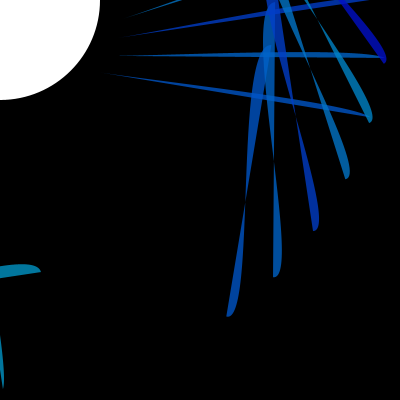
Frame 1 (no input)
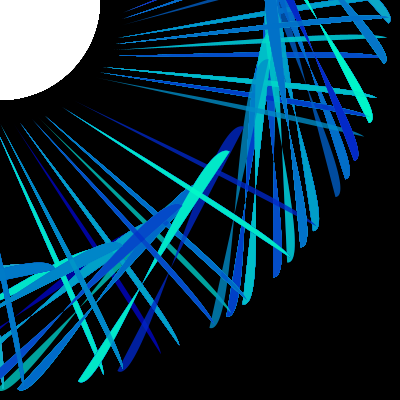
Frame 60 (the mouse pressed at the canvas centre just before this capture)
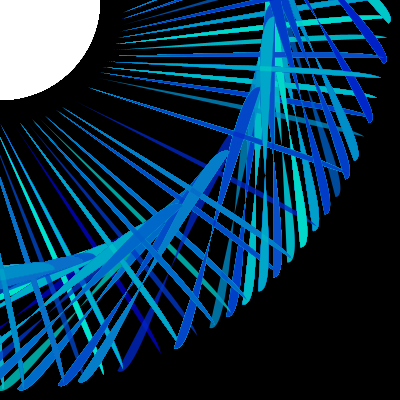
Frame 120 (the mouse held since frame 60 and released just before this capture)

The Processing sketch that drew these frames (run headless with seeded random() and noise(); from frame 60 on, the mouse is pressed at the canvas centre):

// Processing sketch: processing_184067
// ── processing_184067.pde

void setup(){
  size (400,400);
  background(0,0,0);
  noStroke();
  frameRate(30);
  smooth();
  rectMode(CENTER);
  
}


void draw(){
  noStroke();
    for(int c=0;c<400;c=c+20){
  floaters(87,87); }
  fill(255);
ellipse(0,0,200,200);
}



//No longer called for design purposes, I'm just leaving this code here for later reference
void flash(){
  for(int x=0; x<=600;x+=30) {
    for(int y=0;y<200; y=y+30){
      
      float a=random(255);
      float b=random(50);
      float c=random(45);
      float d=random(255);
      
      fill(a,b,c,d);
      ellipse(150,150,width,y);
    }}}

    
   int z=0;
   int speed=2;
  
 


void floaters(int a, int b){ 


float z=random(255);
float y=random(255);
float x=random(255);
fill(z/y,x,200,200);
rotate(radians(second()*a));
curve(a,0,2*a,4*b,3*a,b,width,height); 
curve(b,b,b,a,4*a,2*b,200,200); 

}
